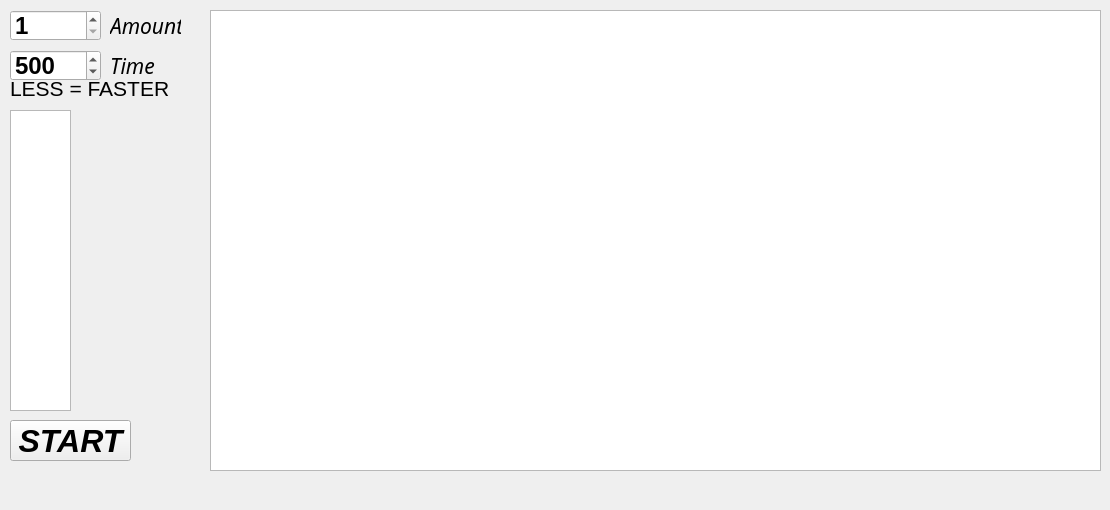
<?xml version="1.0" encoding="UTF-8"?>
<ui version="4.0">
 <class>MainWindow</class>
 <widget class="QMainWindow" name="MainWindow">
  <property name="geometry">
   <rect>
    <x>0</x>
    <y>0</y>
    <width>1110</width>
    <height>510</height>
   </rect>
  </property>
  <property name="minimumSize">
   <size>
    <width>1110</width>
    <height>510</height>
   </size>
  </property>
  <property name="maximumSize">
   <size>
    <width>1110</width>
    <height>510</height>
   </size>
  </property>
  <property name="windowTitle">
   <string>MainWindow</string>
  </property>
  <widget class="QWidget" name="centralwidget">
   <widget class="QSpinBox" name="spinRings">
    <property name="geometry">
     <rect>
      <x>10</x>
      <y>10</y>
      <width>91</width>
      <height>31</height>
     </rect>
    </property>
    <property name="font">
     <font>
      <pointsize>18</pointsize>
      <bold>true</bold>
     </font>
    </property>
    <property name="minimum">
     <number>1</number>
    </property>
    <property name="maximum">
     <number>9</number>
    </property>
    <property name="value">
     <number>1</number>
    </property>
   </widget>
   <widget class="QListWidget" name="listik">
    <property name="enabled">
     <bool>true</bool>
    </property>
    <property name="geometry">
     <rect>
      <x>10</x>
      <y>110</y>
      <width>61</width>
      <height>301</height>
     </rect>
    </property>
    <property name="autoFillBackground">
     <bool>false</bool>
    </property>
    <property name="selectionMode">
     <enum>QAbstractItemView::SingleSelection</enum>
    </property>
   </widget>
   <widget class="QPushButton" name="buttonAnimate">
    <property name="geometry">
     <rect>
      <x>10</x>
      <y>420</y>
      <width>121</width>
      <height>41</height>
     </rect>
    </property>
    <property name="font">
     <font>
      <pointsize>24</pointsize>
      <italic>true</italic>
      <bold>true</bold>
     </font>
    </property>
    <property name="cursor">
     <cursorShape>UpArrowCursor</cursorShape>
    </property>
    <property name="text">
     <string>START</string>
    </property>
   </widget>
   <widget class="QGraphicsView" name="graphicsView">
    <property name="geometry">
     <rect>
      <x>210</x>
      <y>10</y>
      <width>891</width>
      <height>461</height>
     </rect>
    </property>
   </widget>
   <widget class="QLabel" name="amountinfo">
    <property name="geometry">
     <rect>
      <x>110</x>
      <y>10</y>
      <width>71</width>
      <height>31</height>
     </rect>
    </property>
    <property name="font">
     <font>
      <family>Ubuntu Mono</family>
      <pointsize>16</pointsize>
      <italic>true</italic>
     </font>
    </property>
    <property name="frameShape">
     <enum>QFrame::NoFrame</enum>
    </property>
    <property name="text">
     <string>Amount</string>
    </property>
   </widget>
   <widget class="QSpinBox" name="spinBox">
    <property name="geometry">
     <rect>
      <x>10</x>
      <y>50</y>
      <width>91</width>
      <height>31</height>
     </rect>
    </property>
    <property name="font">
     <font>
      <pointsize>18</pointsize>
      <bold>true</bold>
     </font>
    </property>
    <property name="minimum">
     <number>1</number>
    </property>
    <property name="maximum">
     <number>1000</number>
    </property>
    <property name="singleStep">
     <number>20</number>
    </property>
    <property name="value">
     <number>500</number>
    </property>
   </widget>
   <widget class="QLabel" name="speedinfo">
    <property name="geometry">
     <rect>
      <x>110</x>
      <y>50</y>
      <width>71</width>
      <height>31</height>
     </rect>
    </property>
    <property name="font">
     <font>
      <family>Ubuntu Mono</family>
      <pointsize>16</pointsize>
      <italic>true</italic>
      <bold>false</bold>
     </font>
    </property>
    <property name="text">
     <string>Time</string>
    </property>
   </widget>
   <widget class="QLabel" name="spedster">
    <property name="geometry">
     <rect>
      <x>10</x>
      <y>80</y>
      <width>161</width>
      <height>16</height>
     </rect>
    </property>
    <property name="font">
     <font>
      <pointsize>16</pointsize>
      <italic>false</italic>
      <bold>false</bold>
     </font>
    </property>
    <property name="text">
     <string>LESS = FASTER</string>
    </property>
   </widget>
  </widget>
  <widget class="QMenuBar" name="menubar">
   <property name="geometry">
    <rect>
     <x>0</x>
     <y>0</y>
     <width>1110</width>
     <height>22</height>
    </rect>
   </property>
  </widget>
 </widget>
 <resources/>
 <connections/>
</ui>
